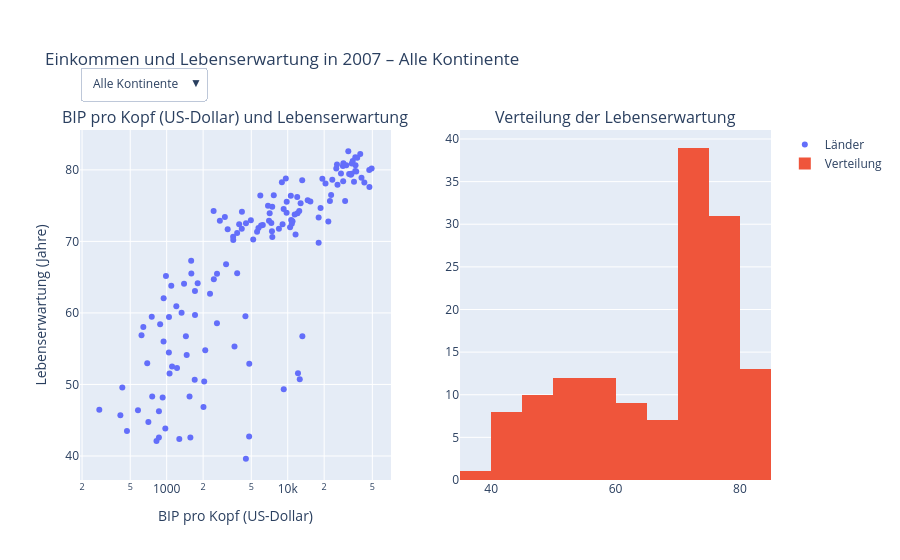

The notebook cell this image was saved under:
### Code cell
# Lösung mit Drowndown-Menü und angepasstem Layout

filters = {"Alle Kontinente": df_2007}
filters.update({
    continent: df_2007.loc[df_2007["continent"] == continent]
    for continent in sorted(df_2007["continent"].unique())
})

fig_linked = make_subplots(
    rows=1, cols=2,
    subplot_titles=("BIP pro Kopf (US-Dollar) und Lebenserwartung",
                    "Verteilung der Lebenserwartung"),
)

fig_linked.add_trace(
    go.Scatter(
        x=df_2007["gdpPercap"],
        y=df_2007["lifeExp"],
        mode="markers",
        text=df_2007["country"],
        name="Länder",
        hovertemplate=(
            "%{text}<br>"
            "BIP/Kopf: %{x:,.0f}<br>"
            "Lebenserwartung: %{y:.1f}"
            "<extra></extra>"
        ),
    ),
    row=1, col=1,
)

fig_linked.add_trace(
    go.Histogram(
        x=df_2007["lifeExp"],
        nbinsx=12,
        name="Verteilung"
    ),
    row=1, col=2,
)

buttons = []

for label, subset in filters.items():
    # Die Listen entsprechen der Trace-Reihenfolge:
    # Trace 0 = Scatter, Trace 1 = Histogramm
    buttons.append(
        dict(
            label=label,
            method="update",
            args=[
                {
                    "x": [
                        subset["gdpPercap"],   # Scatter
                        subset["lifeExp"],     # Histogramm
                    ],
                    "y": [
                        subset["lifeExp"],     # Scatter
                        None,                  # Histogramm benötigt kein y
                    ],
                    "text": [
                        subset["country"],     # Scatter-Hover
                        None,
                    ],
                },
                {
                    "title": f"Gapminder 2007 – {label}"
                }
            ],
        )
    )

fig_linked.update_xaxes(
    type="log",
    title_text="BIP pro Kopf (US-Dollar)",
    row=1, col=1
)

fig_linked.update_yaxes(
    title_text="Lebenserwartung (Jahre)",
    row=1, col=1
)

fig_linked.update_layout(
    title="Einkommen und Lebenserwartung in 2007 – Alle Kontinente",
    updatemenus=[
        dict(
            buttons=buttons,
            direction="down",
            x=0.0,
            y=1.18,
            xanchor="left",
            yanchor="top",
        )
    ],
    margin=dict(t=130)
)

fig_linked.show()

### Figure 1 — Plotly figure (JSON) as saved in the notebook; plotly's stock layout.template omitted (floating-point values rounded to 4 significant figures; data arrays with more than 128 entries replaced by an {"elided": "..."} marker saying what was removed)
{"data": [{"hovertemplate": "%{text}<br>BIP/Kopf: %{x:,.0f}<br>Lebenserwartung: %{y:.1f}<extra></extra>", "mode": "markers", "name": "Länder", "text": {"elided": "142 str values"}, "type": "scatter", "x": {"elided": "142 float values"}, "xaxis": "x", "y": {"elided": "142 float values"}, "yaxis": "y"}, {"name": "Verteilung", "nbinsx": 12, "type": "histogram", "x": {"elided": "142 float values"}, "xaxis": "x2", "yaxis": "y2"}], "layout": {"annotations": [{"font": {"size": 16}, "showarrow": false, "text": "BIP pro Kopf (US-Dollar) und Lebenserwartung", "x": 0.225, "xanchor": "center", "xref": "paper", "y": 1, "yanchor": "bottom", "yref": "paper"}, {"font": {"size": 16}, "showarrow": false, "text": "Verteilung der Lebenserwartung", "x": 0.775, "xanchor": "center", "xref": "paper", "y": 1, "yanchor": "bottom", "yref": "paper"}], "margin": {"t": 130}, "title": {"text": "Einkommen und Lebenserwartung in 2007 – Alle Kontinente"}, "updatemenus": [{"buttons": [{"args": [{"text": {"elided": "2 rows, 142 str values in total"}, "x": {"elided": "2x142 float values"}, "y": {"elided": "2 rows, 142 float values in total"}}, {"title": "Gapminder 2007 – Alle Kontinente"}], "label": "Alle Kontinente", "method": "update"}, {"args": [{"text": [["Algeria", "Angola", "Benin", "Botswana", "Burkina Faso", "Burundi", "Cameroon", "Central African Republic", "Chad", "Comoros", "Congo, Dem. Rep.", "Congo, Rep.", "Cote d'Ivoire", "Djibouti", "Egypt", "Equatorial Guinea", "Eritrea", "Ethiopia", "Gabon", "Gambia", "Ghana", "Guinea", "Guinea-Bissau", "Kenya", "Lesotho", "Liberia", "Libya", "Madagascar", "Malawi", "Mali", "Mauritania", "Mauritius", "Morocco", "Mozambique", "Namibia", "Niger", "Nigeria", "Reunion", "Rwanda", "Sao Tome and Principe", "Senegal", "Sierra Leone", "Somalia", "South Africa", "Sudan", "Swaziland", "Tanzania", "Togo", "Tunisia", "Uganda", "Zambia", "Zimbabwe"], null], "x": [[6223.0, 4797.0, 1441.0, 12570.0, 1217.0, 430.1, 2042.0, 706.0, 1704.0, 986.1, 277.6, 3633.0, 1545.0, 2082.0, 5581.0, 12150.0, 641.4, 690.8, 13210.0, 752.7, 1328.0, 942.7, 579.2, 1463.0, 1569.0, 414.5, 12060.0, 1045.0, 759.3, 1043.0, 1803.0, 10960.0, 3820.0, 823.7, 4811.0, 619.7, 2014.0, 7670.0, 863.1, 1598.0, 1712.0, 862.5, 926.1, 9270.0, 2602.0, 4513.0, 1107.0, 883.0, 7093.0, 1056.0, 1271.0, 469.7], [72.3, 42.73, 56.73, 50.73, 52.3, 49.58, 50.43, 44.74, 50.65, 65.15, 46.46, 55.32, 48.33, 54.79, 71.34, 51.58, 58.04, 52.95, 56.73, 59.45, 60.02, 56.01, 46.39, 54.11, 42.59, 45.68, 73.95, 59.44, 48.3, 54.47, 64.16, 72.8, 71.16, 42.08, 52.91, 56.87, 46.86, 76.44, 46.24, 65.53, 63.06, 42.57, 48.16, 49.34, 58.56, 39.61, 52.52, 58.42, 73.92, 51.54, 42.38, 43.49]], "y": [[72.3, 42.73, 56.73, 50.73, 52.3, 49.58, 50.43, 44.74, 50.65, 65.15, 46.46, 55.32, 48.33, 54.79, 71.34, 51.58, 58.04, 52.95, 56.73, 59.45, 60.02, 56.01, 46.39, 54.11, 42.59, 45.68, 73.95, 59.44, 48.3, 54.47, 64.16, 72.8, 71.16, 42.08, 52.91, 56.87, 46.86, 76.44, 46.24, 65.53, 63.06, 42.57, 48.16, 49.34, 58.56, 39.61, 52.52, 58.42, 73.92, 51.54, 42.38, 43.49], null]}, {"title": "Gapminder 2007 – Africa"}], "label": "Africa", "method": "update"}, {"args": [{"text": [["Argentina", "Bolivia", "Brazil", "Canada", "Chile", "Colombia", "Costa Rica", "Cuba", "Dominican Republic", "Ecuador", "El Salvador", "Guatemala", "Haiti", "Honduras", "Jamaica", "Mexico", "Nicaragua", "Panama", "Paraguay", "Peru", "Puerto Rico", "Trinidad and Tobago", "United States", "Uruguay", "Venezuela"], null], "x": [[12780.0, 3822.0, 9066.0, 36320.0, 13170.0, 7007.0, 9645.0, 8948.0, 6025.0, 6873.0, 5728.0, 5186.0, 1202.0, 3548.0, 7321.0, 11980.0, 2749.0, 9809.0, 4173.0, 7409.0, 19330.0, 18010.0, 42950.0, 10610.0, 11420.0], [75.32, 65.55, 72.39, 80.65, 78.55, 72.89, 78.78, 78.27, 72.23, 74.99, 71.88, 70.26, 60.92, 70.2, 72.57, 76.19, 72.9, 75.54, 71.75, 71.42, 78.75, 69.82, 78.24, 76.38, 73.75]], "y": [[75.32, 65.55, 72.39, 80.65, 78.55, 72.89, 78.78, 78.27, 72.23, 74.99, 71.88, 70.26, 60.92, 70.2, 72.57, 76.19, 72.9, 75.54, 71.75, 71.42, 78.75, 69.82, 78.24, 76.38, 73.75], null]}, {"title": "Gapminder 2007 – Americas"}], "label": "Americas", "method": "update"}, {"args": [{"text": [["Afghanistan", "Bahrain", "Bangladesh", "Cambodia", "China", "Hong Kong, China", "India", "Indonesia", "Iran", "Iraq", "Israel", "Japan", "Jordan", "Korea, Dem. Rep.", "Korea, Rep.", "Kuwait", "Lebanon", "Malaysia", "Mongolia", "Myanmar", "Nepal", "Oman", "Pakistan", "Philippines", "Saudi Arabia", "Singapore", "Sri Lanka", "Syria", "Taiwan", "Thailand", "Vietnam", "West Bank and Gaza", "Yemen, Rep."], null], "x": [[974.6, 29800.0, 1391.0, 1714.0, 4959.0, 39720.0, 2452.0, 3541.0, 11610.0, 4471.0, 25520.0, 31660.0, 4519.0, 1593.0, 23350.0, 47310.0, 10460.0, 12450.0, 3096.0, 944, 1091.0, 22320.0, 2606.0, 3190.0, 21650.0, 47140.0, 3970.0, 4185.0, 28720.0, 7458.0, 2442.0, 3025.0, 2281.0], [43.83, 75.64, 64.06, 59.72, 72.96, 82.21, 64.7, 70.65, 70.96, 59.55, 80.75, 82.6, 72.53, 67.3, 78.62, 77.59, 71.99, 74.24, 66.8, 62.07, 63.78, 75.64, 65.48, 71.69, 72.78, 79.97, 72.4, 74.14, 78.4, 70.62, 74.25, 73.42, 62.7]], "y": [[43.83, 75.64, 64.06, 59.72, 72.96, 82.21, 64.7, 70.65, 70.96, 59.55, 80.75, 82.6, 72.53, 67.3, 78.62, 77.59, 71.99, 74.24, 66.8, 62.07, 63.78, 75.64, 65.48, 71.69, 72.78, 79.97, 72.4, 74.14, 78.4, 70.62, 74.25, 73.42, 62.7], null]}, {"title": "Gapminder 2007 – Asia"}], "label": "Asia", "method": "update"}, {"args": [{"text": [["Albania", "Austria", "Belgium", "Bosnia and Herzegovina", "Bulgaria", "Croatia", "Czech Republic", "Denmark", "Finland", "France", "Germany", "Greece", "Hungary", "Iceland", "Ireland", "Italy", "Montenegro", "Netherlands", "Norway", "Poland", "Portugal", "Romania", "Serbia", "Slovak Republic", "Slovenia", "Spain", "Sweden", "Switzerland", "Turkey", "United Kingdom"], null], "x": [[5937.0, 36130.0, 33690.0, 7446.0, 10680.0, 14620.0, 22830.0, 35280.0, 33210.0, 30470.0, 32170.0, 27540.0, 18010.0, 36180.0, 40680.0, 28570.0, 9254.0, 36800.0, 49360.0, 15390.0, 20510.0, 10810.0, 9787.0, 18680.0, 25770.0, 28820.0, 33860.0, 37510.0, 8458.0, 33200.0], [76.42, 79.83, 79.44, 74.85, 73.0, 75.75, 76.49, 78.33, 79.31, 80.66, 79.41, 79.48, 73.34, 81.76, 78.89, 80.55, 74.54, 79.76, 80.2, 75.56, 78.1, 72.48, 74.0, 74.66, 77.93, 80.94, 80.88, 81.7, 71.78, 79.42]], "y": [[76.42, 79.83, 79.44, 74.85, 73.0, 75.75, 76.49, 78.33, 79.31, 80.66, 79.41, 79.48, 73.34, 81.76, 78.89, 80.55, 74.54, 79.76, 80.2, 75.56, 78.1, 72.48, 74.0, 74.66, 77.93, 80.94, 80.88, 81.7, 71.78, 79.42], null]}, {"title": "Gapminder 2007 – Europe"}], "label": "Europe", "method": "update"}, {"args": [{"text": [["Australia", "New Zealand"], null], "x": [[34440.0, 25190.0], [81.23, 80.2]], "y": [[81.23, 80.2], null]}, {"title": "Gapminder 2007 – Oceania"}], "label": "Oceania", "method": "update"}], "direction": "down", "x": 0, "xanchor": "left", "y": 1.18, "yanchor": "top"}], "xaxis": {"anchor": "y", "domain": [0, 0.45], "title": {"text": "BIP pro Kopf (US-Dollar)"}, "type": "log"}, "xaxis2": {"anchor": "y2", "domain": [0.55, 1]}, "yaxis": {"anchor": "x", "domain": [0, 1], "title": {"text": "Lebenserwartung (Jahre)"}}, "yaxis2": {"anchor": "x2", "domain": [0, 1]}}}
